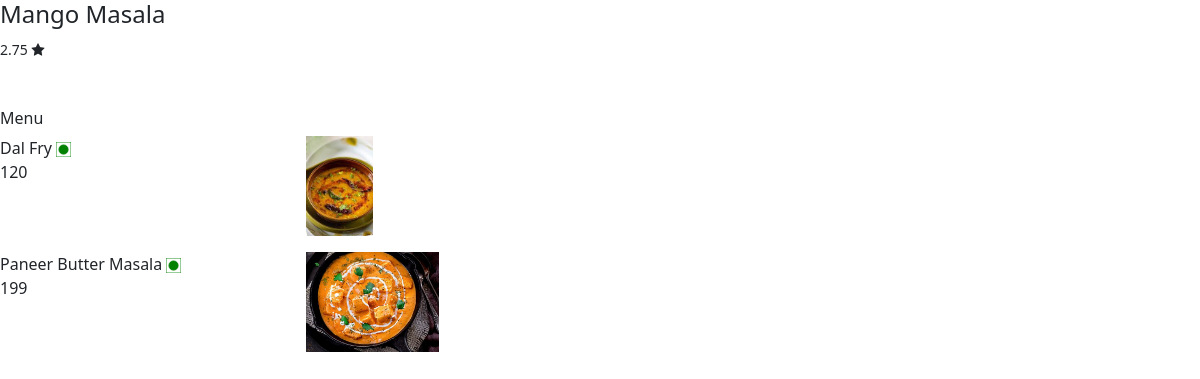
/1/, run on the app's committed database.
### restaurant/models.py (models this page shows)
class Restaurant(models.Model):
    vendor = models.ForeignKey(Vendor, on_delete=models.CASCADE, related_name='owner')
    name = models.CharField(max_length=255)
    desc = models.TextField(null=True, blank=True)
    location = models.URLField()
    active = models.BooleanField(default=True)
    open_time = models.TimeField()
    close_time = models.TimeField()
    temporary_closed = models.BooleanField(default=False)
    created_at = models.DateTimeField(auto_now_add=True)
    updated_at = models.DateTimeField(auto_now=True)
    objects = RestaurantManager()

class Dish(models.Model):
    restaurant = models.ForeignKey(Restaurant, on_delete=models.CASCADE, related_name='dishes')
    name = models.CharField(max_length=255)
    type = models.CharField(choices=Type.choices(), max_length=10)
    base_price = models.IntegerField()
    thumbnail = models.ImageField(upload_to='dishes_thumbnail/')
    created_at = models.DateTimeField(auto_now_add=True)
    updated_at = models.DateTimeField(auto_now=True)

### buyer/views.py (the view)
# urls.py: path('<pk>/', RestaurantDetail.as_view(), name="restra-detail"),
class RestaurantDetail(DetailView):
    model = Restaurant
    template_name= "buyer/detail.html"
    context_object_name = 'restra'
    queryset = Restaurant.objects.rating()
    def get_context_data(self, **kwargs):
        context = super(RestaurantDetail, self).get_context_data(**kwargs)
        context['dishes'] = self.get_queryset().get(id=kwargs['object'].id).dishes.all()
        return context

### buyer/templates/buyer/detail.html
{% extends 'base.html' %} {% load static %} {% block content %}
<div class="mb-5">
  <h4>{{restra.name}}</h4>
  <small
    >{{restra.ratings|default:''}}{% if restra.ratings %}
    <i class="fa fa-star" aria-hidden="true"></i>
    {% endif %}</small
  >
</div>
{% if dishes %}
<h6>Menu</h6>
{% for dish in dishes%}
<div class="row mb-3">
  <div class="col-3">
    <span>{{dish.name}}</span>
    <span
      >{% if dish.type == 'VEG' %}
      <img height="15" src="{% static 'images/veg.png' %}" />{% else %}<img
        height="15"
        src="{% static 'images/nonveg.png' %}"
      />{% endif %}</span
    >
    <p>{{dish.base_price}}</p>
  </div>
  <div class="col-3">
    <img height="100" src="{{dish.thumbnail.url}}" />
  </div>
</div>
{% endfor %} {% endif %} {% endblock content %}

### templates/base.html (shortened to what this page needs)
<!DOCTYPE html>
<html lang="en">
  <head>
    <link
      href="https://cdn.jsdelivr.net/npm/bootstrap@5.2.3/dist/css/bootstrap.min.css"
      rel="stylesheet"
    />
    <link
      rel="stylesheet"
      href="https://cdnjs.cloudflare.com/ajax/libs/font-awesome/4.7.0/css/font-awesome.css"
    />
  </head>
  <body>
    {% block content %} {% endblock content %}
  </body>
</html>

### data on the page
Restaurant: ratings "2.75"
Dish: name "Dal Fry", base_price "120", thumbnail (picture)
Dish: name "Paneer Butter Masala", base_price "199", thumbnail (picture)
